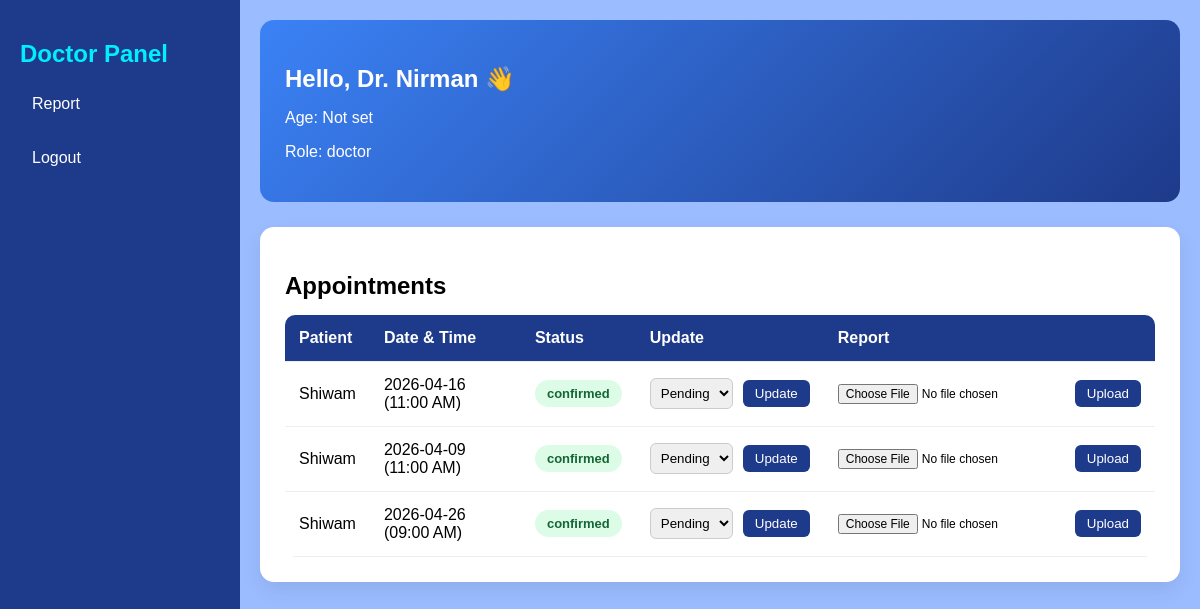
The page /doctor_dashboard (signed in) on the database its author committed.
### models.py (models this page shows)
class User(db.Model, UserMixin):
    id = db.Column(db.Integer,primary_key = True)
    username = db.Column(db.String(100))
    password = db.Column(db.String(100))
    email = db.Column(db.String(100), nullable = False)
    age = db.Column(db.Integer, nullable = True)
    role = db.Column(db.String(20), nullable = False)
    is_active_account = db.Column(db.Boolean, default=True)

class Appointments(db.Model):
    id = db.Column(db.Integer, primary_key= True)
    patient_id = db.Column(db.Integer, db.ForeignKey('user.id'))
    doctor_id = db.Column(db.Integer, db.ForeignKey('user.id'))
    date = db.Column(db.String(20))
    time = db.Column(db.String(20))
    status = db.Column(db.String(20), default = "pending")

### main.py (the view)
@app.route('/doctor_dashboard')
def doctor_dashboard():
    if not current_user.is_authenticated:
        return redirect(url_for('home'))
    appointments = db.session.query(Appointments, User)\
    .join(User, Appointments.patient_id == User.id)\
    .filter(Appointments.doctor_id == current_user.id)\
    .all()
    return render_template('doctor_dashboard.html',user = current_user, appointments = appointments)

### main.py (called while the page is built)
@login_manager.user_loader
def load_user(user_id):
    return User.query.get(int(user_id))

### templates/doctor_dashboard.html (shortened to what this page needs)
<!DOCTYPE html>
<html lang="en">
<head>
</head>
<body>
    <div class="sidebar">
        <h2>Doctor Panel</h2>
        <a href="/upload_report">Report</a>
        <a href="/logout">Logout</a>
    </div>
    <div class="main">
        <div class="welcome-card">
            <h2>Hello, Dr. {{ user.username }} 👋</h2>
            <p>Age: {{ user.age or "Not set" }}</p>
            <p>Role: {{ user.role }}</p>
        </div>
        <div class="card">
            <h2>Appointments</h2>
            <table>
                <tr>
                    <th>Patient</th>
                    <th>Date & Time</th>
                    <th>Status</th>
                    <th>Update</th>
                    <th>Report</th>
                </tr>
                <tbody>
                    {% for appt, patient in appointments %}
                    <tr>
                        <td>{{ patient.username }}</td>
                        <td>{{ appt.date }} ({{ appt.time }})</td>
                        <td>
                            <span class="
                                {% if appt.status.lower() == 'pending' %}
                                    status pending
                                {% elif appt.status.lower() == 'confirmed' %}
                                    status confirmed
                                {% else %}
                                    status rejected
                                {% endif %}
                            ">
                                {{ appt.status }}
                            </span>
                        </td>
                        <td>
                            <form method="POST" action="/update_status/{{ appt.id }}">
                                <div class="action-group">
                                    <select name="status">
                                        <option value="pending">Pending</option>
                                    </select>
                                    <button type="submit">Update</button>
                                </div>
                            </form>
                        </td>
                        <td>
                            <form method="POST" action="/upload_report" enctype="multipart/form-data">
                                <div class="action-group">
                                    <input type="file" name="file" required>
                                    <button type="submit">Upload</button>
                                </div>
                            </form>
                        </td>
                    </tr>
                    {% endfor %}
                </tbody>
            </table>
        </div>
    </div>
</body>
</html>

### templates/doctor_dashboard.html (style rules this page uses)
body { margin: 0; font-family: Arial; display: flex; background: #f3f4f6; font-family: 'Poppins', sans-serif; }
.sidebar { width: 200px; height: 100vh; background: #1E3A8A; color: white; padding: 20px; position: fixed; top: 0; left: 0; }
.sidebar h2 { color: rgb(0, 238, 255); }
.sidebar a { display: block; color: white; margin: 12px 0; text-decoration: none; padding: 12px; border-radius: 8px; transition: 0.3s; }
.main { flex: 1; padding: 20px; background: #9bbcff; margin-left: 240px; min-height: 100vh; }
.welcome-card { background: linear-gradient(135deg, #3B82F6, #1E3A8A); color: white; padding: 25px; border-radius: 14px; margin-bottom: 25px; position: relative; }
.card { background: white; padding: 25px; border-radius: 14px; box-shadow: 0 8px 20px rgba(0, 0, 0, 0.08); }
h2 { margin-bottom: 15px; }
table { width: 100%; border-collapse: collapse; border-radius: 10px; overflow: hidden; }
th, td { padding: 14px; text-align: left; }
th { background: #1E3A8A; color: white; }
tr { border-bottom: 1px solid #eee; }
.action-group { display: flex; gap: 10px; align-items: center; }
select { padding: 6px; border-radius: 6px; border: 1px solid #ccc; }
button { padding: 6px 12px; background: #1E3A8A; color: white; border: none; border-radius: 6px; cursor: pointer; }
input[type="file"] { font-size: 12px; }
.status { padding: 6px 12px; border-radius: 20px; font-size: 13px; font-weight: bold; display: inline-block; }
.confirmed { background: #dcfce7; color: #166534; }

### rows shown on the page
User: username "Nirman", age "Not set", role "doctor"
Appointments: username "Shiwam", date "2026-04-16", time "11:00 AM", status "confirmed"
Appointments: username "Shiwam", date "2026-04-09", time "11:00 AM", status "confirmed"
Appointments: username "Shiwam", date "2026-04-26", time "09:00 AM", status "confirmed"
